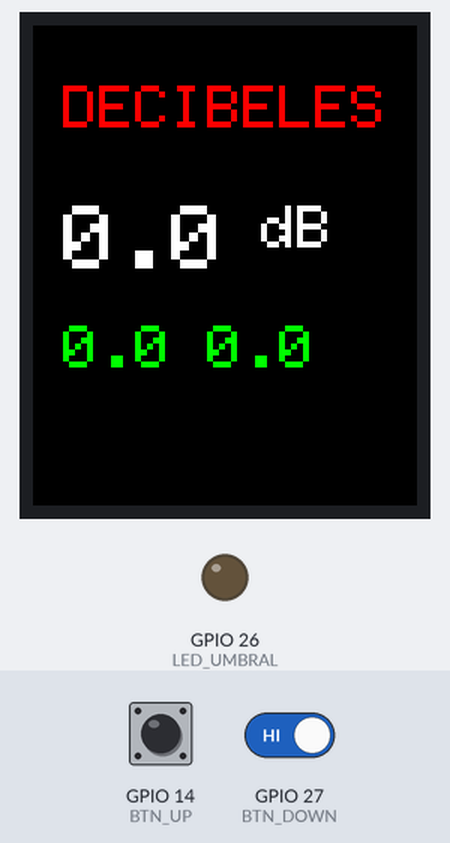
The sketch below on a simulated ESP32. Shown: 128×160 colour display, output pins drawn as LEDs (lit = HIGH). Inputs (shaded band) come from the test bench; at power-on: GPIO 14 (BTN_UP) HIGH, GPIO 27 (BTN_DOWN) HIGH. I2S audio is not simulated (input reads silence); EEPROM starts erased.

Above: at 3.8 s.
3.9 s: GPIO 14 (BTN_UP) pulled LOW for 1 s
At 4.7 s:
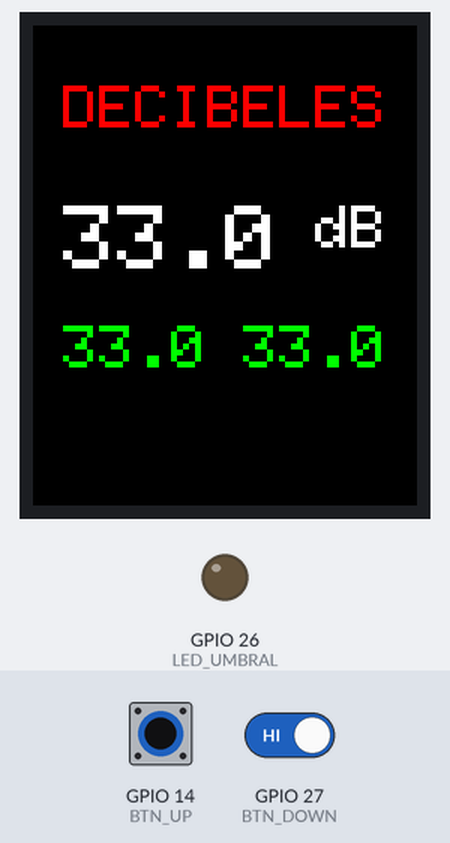
6.4 s: GPIO 14 (BTN_UP) driven LOW and GPIO 27 (BTN_DOWN) driven LOW
At 7.6 s:
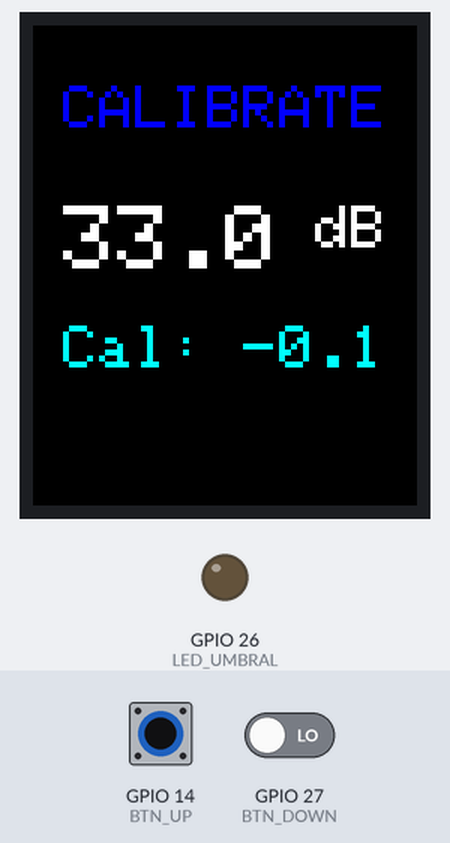
8.2 s: GPIO 14 (BTN_UP) driven HIGH
At 8.6 s:
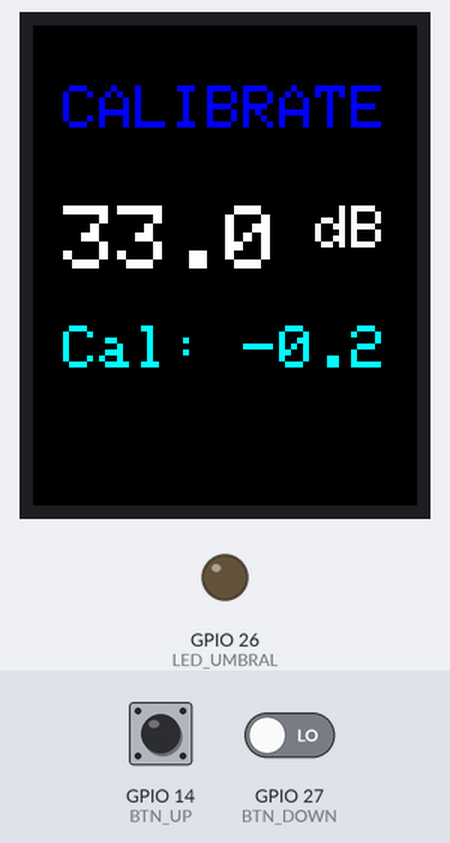
10.2 s: GPIO 14 (BTN_UP) driven LOW
At 11.0 s:
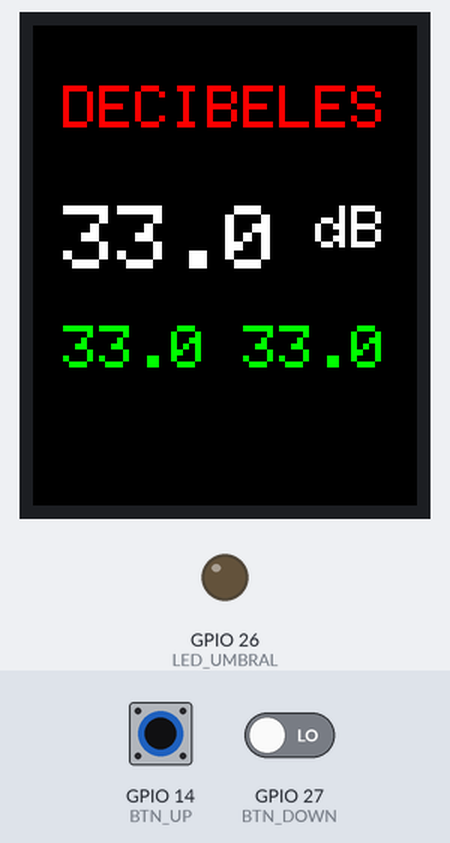
11.7 s: GPIO 14 (BTN_UP) pulsed HIGH 2 times (0.12 s each, 0.3 s apart)
At 11.99 s:
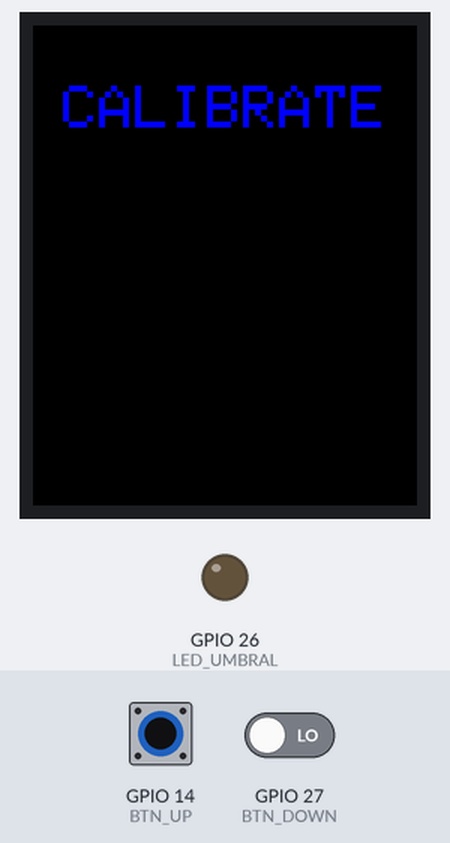
Timing chart, 0 to 14.7 s (numbered marks = the images above; inputs shaded):
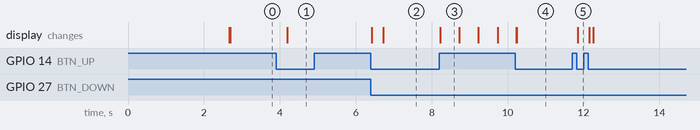

Measured:
- after the input at 3.9 s, the display: changes after 0.30 s (image 1)
- after the input at 6.4 s, the display: first changes at once (image 2 shows a later state)
- after the input at 8.2 s, the display: changes at once (image 3)
- after the input at 10.2 s, the display: first changes at once (image 4 shows a later state)
- after the input at 11.7 s, the display: changes after 0.14 s (image 5)
- what the display in image 3 shows lasts 0.5 s, from 8.2 s to 8.7 s

The sketch:

SonometroV2.ino
```cpp
#include "i2s_esp32.h"
#include "A_Weighting.h"
#include <Adafruit_GFX.h>
#include <Adafruit_ST7735.h>
#include <SPI.h>
#include "flash_mem.h"

// Pines TFT
#define TFT_CS   5
#define TFT_DC   3
#define TFT_RST 13
Adafruit_ST7735 tft = Adafruit_ST7735(TFT_CS, TFT_DC, TFT_RST);

#define BG_COLOR ST7735_BLACK
#define DB_COLOR ST7735_WHITE
#define MM_COLOR ST7735_GREEN
#define TT_COLOR ST7735_RED
#define T2_COLOR ST7735_BLUE
#define CAL_COLOR ST7735_CYAN

// Pines I2S INMP441
#define I2S_WS 25
#define I2S_SD 33
#define I2S_SCK 32
#define I2S_PORT I2S_NUM_0

// Parámetros I2S
#define SAMPLE_RATE 48000
#define BLOCK_SIZE (SAMPLE_RATE/250) // 1ms
#define MIC_SEN -26
#define EIN 33 // db

// Compensacion Temporal.
#define F_MODE 0
#define S_MODE 1
#define F_MODE_SAMPLES (SAMPLE_RATE*125)/1000
#define S_MODE_SAMPLES SAMPLE_RATE

// Botones
#define BTN_UP   14
#define BTN_DOWN 27

//Led
#define LED_UMBRAL 26
#define dB_UMBRAL 85

#define LECTURA_S 0
#define CAL_S 1


uint8_t state = LECTURA_S;

unsigned long lastDisplay = 0;
const unsigned long displayInterval = 500; // ms


int16_t cal; // cal*10
float dbSPL;
float dbMAX = 0;
float dbMIN = 120;

// --- Setup ---
void setup() {
  Serial.begin(115200);

  pinMode(BTN_UP, INPUT_PULLUP);
  pinMode(BTN_DOWN, INPUT_PULLUP);
  pinMode(LED_UMBRAL, OUTPUT);

  i2s_install(SAMPLE_RATE, BLOCK_SIZE);
  i2s_setpin(I2S_SCK, I2S_WS, I2S_SD);
  i2s_start(I2S_PORT);

  tft.initR(INITR_BLACKTAB);
  tft.setRotation(0);
  delay(2500);
  tft.fillScreen(BG_COLOR);
  tft.setTextColor(TT_COLOR);
  tft.setTextSize(2);
  tft.setCursor(10, 20);
  tft.println("DECIBELES");

  get_cal(&cal);
}

// --- Lectura y cálculo RMS ---
bool INMP441_Read(float* db, int16_t db_cal)
{
  bool ret = false;
  static uint16_t samples = 0;
  double sample_f;
  uint16_t samplesCant = S_MODE_SAMPLES;
  static double sum_power = 0.0;
  double mili_power = 0.0;
  double filtered_sample;
  float dbSPL;
  static int32_t sampleBuffer[BLOCK_SIZE];
  static double powerBuffer[S_MODE_SAMPLES / BLOCK_SIZE];
  static bool powerBufferFull = false;
  static uint16_t powerBufferIndex = 0;
  size_t bytesRead;
  uint32_t samplesRead;
  uint16_t i = 0;

  esp_err_t res = i2s_read(I2S_PORT, sampleBuffer, sizeof(sampleBuffer), &bytesRead, portMAX_DELAY);
  if (res == ESP_OK)
  {
    samplesRead = bytesRead / sizeof(int32_t);
    while ((i < samplesRead) && (samples <= samplesCant))
    {
      sample_f = (sampleBuffer[i] >> 8) / 8388608.0f;
      filtered_sample = compA(sample_f);
      mili_power += (filtered_sample * filtered_sample);
      samples++;
      ++i;
    }
    if(samples >= samplesCant)
    {
      samples = 0;
      powerBufferFull = true;
    }
    if (powerBufferFull) { sum_power -= powerBuffer[powerBufferIndex]; }
    powerBuffer[powerBufferIndex] = mili_power;
    sum_power += powerBuffer[powerBufferIndex];
    powerBufferIndex++;
    powerBufferIndex %= samplesCant / BLOCK_SIZE;

    if (powerBufferFull)
    {
      dbSPL = sqrtf(sum_power / samplesCant);
      dbSPL = 94.0f + 20.0f * log10f(dbSPL) - MIC_SEN + ((float)db_cal/10);
      dbSPL = (dbSPL < EIN) ? EIN : dbSPL;
      (*db) = dbSPL;
      ret = true;
    }
  }
  return ret;
}

void tft_refresh(float dbSPL)
{
      tft.fillRect(0, 60, 100, 60, BG_COLOR);
      tft.setCursor(10, 60);
      tft.setTextColor(DB_COLOR);
      tft.setTextSize(3);
      tft.print(dbSPL, 1);
      tft.setTextSize(2);
      tft.print(" dB");
      return;
}

// --- Loop ---
void loop() {
  INMP441_Read(&dbSPL, cal);
  bool upPressed = !digitalRead(BTN_UP);
  bool downPressed = !digitalRead(BTN_DOWN);

  // Detección de modo calibración
  static bool bothPressedLast = false;
  bool bothPressedNow = upPressed && downPressed;

  switch(state)
  {
    case LECTURA_S:
      if(bothPressedNow && !bothPressedLast)
      {
        tft.fillScreen(BG_COLOR);
        tft.setTextColor(T2_COLOR);
        tft.setTextSize(2);
        tft.setCursor(10, 20);
        tft.println("CALIBRATE");
        state = CAL_S;
      }
      else if (millis() - lastDisplay >= displayInterval)
      {
        lastDisplay = millis();
        if (upPressed)
        {
          dbMAX = 0;
          dbMIN = 120;
        }
        if (dbSPL > dbMAX) dbMAX = dbSPL;
        if (dbSPL < dbMIN) dbMIN = dbSPL;
        tft_refresh(dbSPL);
        tft.fillRect(10, 100, 140, 30, BG_COLOR);
        tft.setCursor(10, 100);
        tft.setTextColor(MM_COLOR);
        tft.setTextSize(2);
        tft.print(dbMAX, 1);
        tft.print(" ");
        tft.print(dbMIN, 1);

        if(dbSPL >= dB_UMBRAL)
          digitalWrite(LED_UMBRAL, HIGH);
        else
          digitalWrite(LED_UMBRAL, LOW);
      }
    break;
    case CAL_S:
      if(bothPressedNow && !bothPressedLast)
      {
        save_cal(cal);
        tft.fillScreen(BG_COLOR);
        tft.setTextColor(TT_COLOR);
        tft.setTextSize(2);
        tft.setCursor(10, 20);
        tft.println("DECIBELES");
        state = LECTURA_S;
      }
      else
      {


        if (millis() - lastDisplay >= displayInterval)
        {
          if (upPressed)  cal++;
          if (downPressed) cal--;
          lastDisplay = millis();
          tft_refresh(dbSPL);
          tft.fillRect(10, 100, 140, 30, BG_COLOR);
          tft.setCursor(10, 100);
          tft.setTextColor(CAL_COLOR);
          tft.setTextSize(2);
          tft.print("Cal: ");
          tft.print(( (float) cal )/ 10.0f, 1);
        }

      }
    break;
    default:
    break;
  }
  bothPressedLast = bothPressedNow;
}
```

A_Weighting.h
```cpp
#ifndef IIRFILTER_H
#define IIRFILTER_H
typedef struct
{
    uint8_t order;
    double b[2]; // Coeficientes del numerador
    double a[2];   // Coeficientes del denominador
    double x_history[2]; // Historial de entradas
    double y_history[2]; // Historial de salidas
} IIRFilter;
#endif

double iir_process(IIRFilter *filter, double input);
double compA(double input);
```

A_Weighting.ino
```cpp
#include <A_Weighting.h>

// Filtros para formar la compensacion A
IIRFilter H_1
{
    .order = 1,
    .b = {1, 0},
    .a = {1, -0.202148475},
    .x_history = {0},
    .y_history = {0}
};
IIRFilter H_2
{
    .order = 1,
    .b = {1, 0.2998046875},
    .a = {1, -0.202148475},
    .x_history = {0},
    .y_history = {0}
};
IIRFilter H_3
{
    .order = 1,
    .b = {1, -1},
    .a = {1, -0.986328125},
    .x_history = {0},
    .y_history = {0}
};
IIRFilter H_4
{
    .order = 1,
    .b = {1, -1},
    .a = {1, -0.91015625},
    .x_history = {0},
    .y_history = {0}
};
IIRFilter H_5
{
    .order = 1,
    .b = {1, -1},
    .a = {1, -0.9970703125},
    .x_history = {0},
    .y_history = {0}
};
IIRFilter H_6
{
    .order = 1,
    .b = {1, -1},
    .a = {1, -0.9970703125},
    .x_history = {0},
    .y_history = {0}
};


// Procesa una muestra de entrada
double iir_process(IIRFilter *filter, double input)
{
      // Calcular nueva salida
    double y = 0.0;
    // Desplazar historial de entradas
    for (int i = filter->order; i > 0; i--)
    {
        filter->x_history[i] = filter->x_history[i - 1];
    }
    filter->x_history[0] = input;

    // Desplazar historial de salidas
    for (int i = filter->order; i > 0; i--)
    {
        filter->y_history[i] = filter->y_history[i - 1];
    }

    // Parte del numerador (feedforward)
    for (int i = 0; i <= filter->order; i++)
    {
        y += filter->b[i] * filter->x_history[i];
    }

    // Parte del denominador (feedback)
    for (int i = 1; i <= filter->order; i++)
    {
        y -= filter->a[i] * filter->y_history[i];
    }

    // Normalizar por a0
    y /= filter->a[0];

    // Guardar la salida actual
    filter->y_history[0] = y;

    return y;
}

// Compensacion TipoA
double compA(double input)
{
  double y;
  y = iir_process(&H_1, input);
  y = iir_process(&H_2, y);
  y = iir_process(&H_3, y);
  y = iir_process(&H_4, y);
  y = iir_process(&H_5, y);
  y = iir_process(&H_6, y);
  return y;
} 
```

flash_mem.h
```cpp
#include <EEPROM.h>

#define EEPROM_SIZE 512
#define EEPROM_FIRST_ADDR 0

void get_cal(int16_t* cal);
void save_cal(int16_t cal);
```

flash_mem.ino
```cpp
#include "flash_mem.h"

void get_cal(int16_t* cal)
{
  EEPROM.begin(EEPROM_SIZE);
  EEPROM.get(EEPROM_FIRST_ADDR, *cal);
  EEPROM.end();
  return;
}

void save_cal(int16_t cal)
{
  EEPROM.begin(EEPROM_SIZE);
  EEPROM.put(EEPROM_FIRST_ADDR, cal);
  EEPROM.commit();
  EEPROM.end();
  return;
}
```

i2s_esp32.h
```cpp
#include <driver/i2s.h>
#include "driver/adc.h"

void i2s_setpin(uint8_t sck, uint8_t ws, uint8_t sd);
void i2s_install(uint32_t sample_rate, uint32_t block_size);
```

i2s_esp32.ino
```cpp
#include "i2s_esp32.h"

// Configura pines I2S
void i2s_setpin(uint8_t sck, uint8_t ws, uint8_t sd)
{
  const i2s_pin_config_t pin_config = {
    .bck_io_num = sck,
    .ws_io_num = ws,
    .data_out_num = -1,
    .data_in_num = sd
  };
  i2s_set_pin(I2S_PORT, &pin_config);
}

// Inicializa el I2S.
void i2s_install(uint32_t sample_rate, uint32_t block_size)
{
  const i2s_config_t i2s_config = {
    .mode = (i2s_mode_t)(I2S_MODE_MASTER | I2S_MODE_RX),
    .sample_rate = sample_rate,
    .bits_per_sample = I2S_BITS_PER_SAMPLE_24BIT,
    .channel_format = I2S_CHANNEL_FMT_ONLY_LEFT,

    .communication_format = I2S_COMM_FORMAT_STAND_I2S,
    .intr_alloc_flags = 0,
    .dma_buf_count = 8,
    .dma_buf_len = block_size,
    .use_apll = false,
    .tx_desc_auto_clear = false,
    .fixed_mclk = 0
  };
  i2s_driver_install(I2S_PORT, &i2s_config, 0, NULL);
}
```
